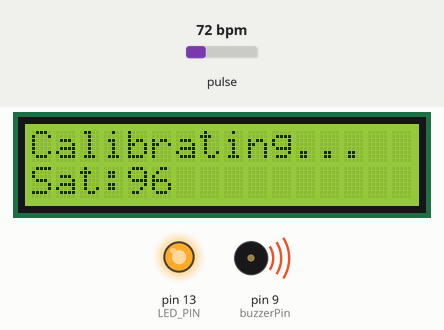
Recording of a sketch running on a simulated Arduino Uno, built with avr-gcc and run on an emulated ATmega328P. Parts: 16×2 character LCD, output pins drawn as LEDs (lit = HIGH), buzzer (waves = sounding). Dashed ring = blinking. The test bench sets the inputs (shaded band); at power-on: pulse 72 bpm. Random numbers use the default seed unless the sketch sets one; what the sketch prints to the serial monitor is not drawn.

Above: at 8.49 s.
8.5 s: pulse set to 66 bpm
At 9.71 s:
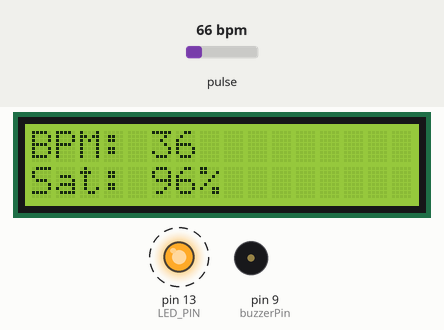
10.8 s: pulse set to 70 bpm
At 11.87 s:
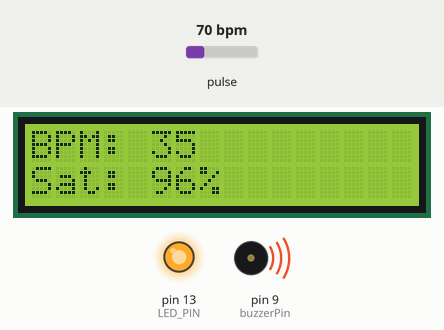
13.2 s: pulse set to 42 bpm
At 14.6 s:
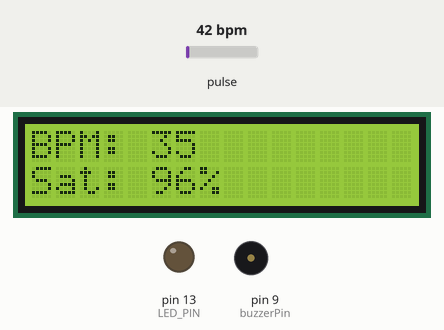
Timing chart, 0 to 23.4 s (numbered marks = the images above; inputs shaded):
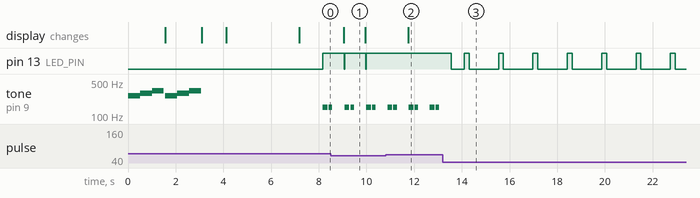

Measured:
- the behaviour switches between 68 and 67 bpm on pulse (found by bisection; images 0 and 1)
- after the input at 8.5 s, pin 13 (LED_PIN): alternates HIGH for 0.89 s and LOW for 0.02 s, starting after 0.56 s
- after the input at 10.8 s, the display: changes after 0.95 s (image 2)
- after the input at 13.2 s, pin 13 (LED_PIN): HIGH → LOW after 0.35 s, then repeats every 1.4 s: HIGH 0.20 s, LOW 1.2 s
- by itself, tone on pin 9 (buzzerPin): plays 262 Hz for 0.50 s, 294 Hz for 0.50 s, 330 Hz for 0.50 s, 262 Hz for 0.50 s, 294 Hz for 0.50 s, 330 Hz for 0.50 s … (8 notes in this stretch)
- what the display in image 1 shows lasts 1.0 s, from 9.0 s to 10.0 s

The sketch:

pulseoximeter.ino
```cpp
// Include necessary libraries
#define USE_ARDUINO_INTERRUPTS true
#include <PulseSensorPlayground.h>
#include <LiquidCrystal_I2C.h>
#include <ezButton.h>

LiquidCrystal_I2C lcd(0x27, 16, 2); // set the LCD address to 0x27 for a 16 chars and 2 line display

byte Heart[] = {
  B00000,
  B01010,
  B11111,
  B11111,
  B01110,
  B00100,
  B00000,
  B00000
};

// Constants
const int PULSE_SENSOR_PIN = 0;
const int LED_PIN = 13;
const int THRESHOLD = 550;
const int buzzerPin = 9;
ezButton toggleSwitch(7);

unsigned long startCalibrationTime; // Timpul la care începe calibrarea
bool isCalibrating = true;          // Indică dacă se face calibrarea
int saturation = 95;                // Valoarea inițială a saturației

// Create PulseSensorPlayground object
PulseSensorPlayground pulseSensor;

void setup()
{
  Serial.begin(9600);
  toggleSwitch.setDebounceTime(50);
  lcd.createChar(0, Heart);
  startCalibrationTime = millis();
  tone(buzzerPin, 262, 500); // Nota DO (C4), 500 ms
  delay(500);
  tone(buzzerPin, 294, 500); // Nota RE (D4), 500 ms
  delay(500);
  tone(buzzerPin, 330, 500); // Nota MI (E4), 500 ms
  delay(500);
  pinMode(buzzerPin, OUTPUT);
  Serial.begin(9600);
  lcd.init();
  lcd.backlight();

  // Configure PulseSensor
  pulseSensor.analogInput(PULSE_SENSOR_PIN);
  pulseSensor.blinkOnPulse(LED_PIN);
  pulseSensor.setThreshold(THRESHOLD);

  // Check if PulseSensor is initialized
  if (pulseSensor.begin())
  {
    Serial.println("PulseSensor object created successfully!");
  }

  // Inițializează timpul de început pentru calibrare
  startCalibrationTime = millis();
  tone(buzzerPin, 262, 500); // Nota DO (C4), 500 ms
  delay(500);
  tone(buzzerPin, 294, 500); // Nota RE (D4), 500 ms
  delay(500);
  tone(buzzerPin, 330, 500); // Nota MI (E4), 500 ms
  delay(500);
}

void loop()
{
  // Calibrarea saturației
  if (isCalibrating) {
    saturation = random(95, 101); // Random între 95 și 100
    if (millis() - startCalibrationTime > 5000) { // După 5 secunde, fixează saturația
      isCalibrating = false;
      saturation = 99;
    }
    lcd.setCursor(0, 0);
    lcd.print("Calibrating...");
     lcd.setCursor(0, 1);
     lcd.print("Sat:");
    saturation = random(95, 101);
    lcd.print(saturation);
    delay(1000);
    return; // Nu continua execuția restului codului în timpul calibrării
  }

  // Obține BPM curent
  int currentBPM = pulseSensor.getBeatsPerMinute();

  // Verifică dacă există o bătaie detectată
  if (pulseSensor.sawStartOfBeat()) {
    Serial.println("♥ A HeartBeat Happened!");
    Serial.print("BPM: ");
    Serial.println(currentBPM);

    // Actualizează afișajul LCD


    // Redare sunet buzzer dacă BPM depășește 130
    if (currentBPM > 50) {
      tone(buzzerPin, 150, 200); // Frecvență de 150 Hz timp de 200 ms
      delay(250);               // Pauză scurtă între bătăi
      tone(buzzerPin, 150, 150); // Frecvență de 150 Hz timp de 150 ms
      delay(600);               // Pauză mai lungă până la următoarea bătaie
      noTone(buzzerPin);
         lcd.clear();
    lcd.setCursor(0, 0);
    lcd.print("BPM: ");
    lcd.print(currentBPM/2);
    lcd.setCursor(0, 1);
    lcd.print("Sat: ");
    lcd.print(saturation);
    lcd.print("%");
    }
  } else {
    // Dacă nu există puls detectat, oprește sunetul
    noTone(buzzerPin);

  }

  delay(20); // Pauză mică pentru reducerea utilizării CPU
}
```
